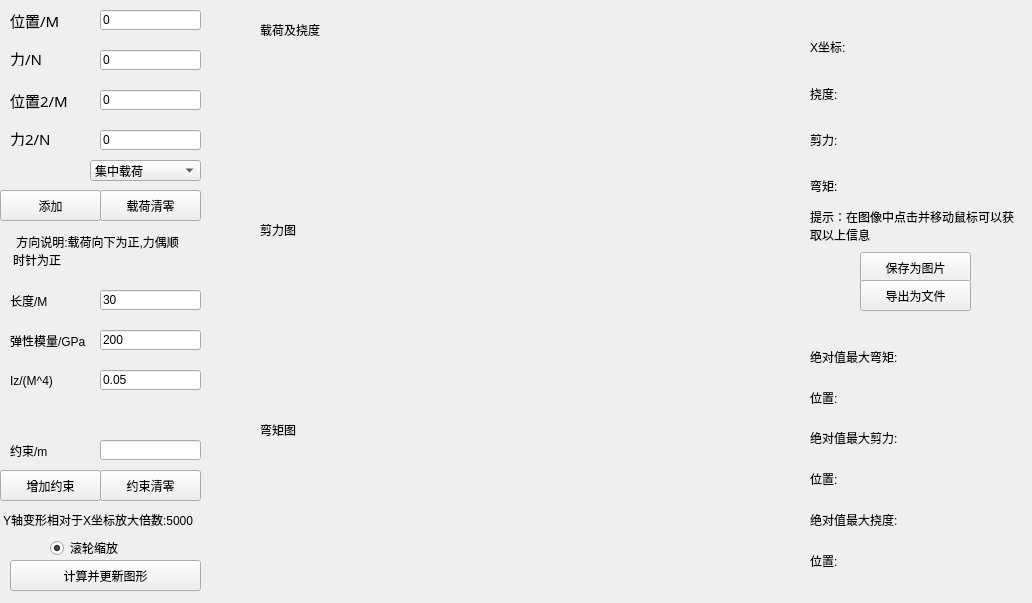
<?xml version="1.0" encoding="UTF-8"?>
<ui version="4.0">
 <class>Widget</class>
 <widget class="QWidget" name="Widget">
  <property name="geometry">
   <rect>
    <x>0</x>
    <y>0</y>
    <width>1032</width>
    <height>603</height>
   </rect>
  </property>
  <property name="windowTitle">
   <string>梁受力计算器</string>
  </property>
  <property name="windowIcon">
   <iconset>
    <normaloff>:/bridge1.ico</normaloff>:/bridge1.ico</iconset>
  </property>
  <property name="autoFillBackground">
   <bool>false</bool>
  </property>
  <widget class="QLineEdit" name="forceText">
   <property name="geometry">
    <rect>
     <x>100</x>
     <y>50</y>
     <width>101</width>
     <height>20</height>
    </rect>
   </property>
   <property name="text">
    <string>0</string>
   </property>
  </widget>
  <widget class="QLineEdit" name="posText">
   <property name="geometry">
    <rect>
     <x>100</x>
     <y>10</y>
     <width>101</width>
     <height>20</height>
    </rect>
   </property>
   <property name="text">
    <string>0</string>
   </property>
  </widget>
  <widget class="QLabel" name="label">
   <property name="geometry">
    <rect>
     <x>10</x>
     <y>50</y>
     <width>91</width>
     <height>16</height>
    </rect>
   </property>
   <property name="font">
    <font>
     <family>隶书</family>
     <pointsize>11</pointsize>
    </font>
   </property>
   <property name="text">
    <string>力/N</string>
   </property>
  </widget>
  <widget class="QLabel" name="label_2">
   <property name="geometry">
    <rect>
     <x>10</x>
     <y>10</y>
     <width>91</width>
     <height>21</height>
    </rect>
   </property>
   <property name="font">
    <font>
     <family>隶书</family>
     <pointsize>11</pointsize>
    </font>
   </property>
   <property name="text">
    <string>位置/M</string>
   </property>
  </widget>
  <widget class="QPushButton" name="pushButton_2">
   <property name="geometry">
    <rect>
     <x>0</x>
     <y>190</y>
     <width>101</width>
     <height>31</height>
    </rect>
   </property>
   <property name="text">
    <string>添加</string>
   </property>
  </widget>
  <widget class="QComboBox" name="comboBox">
   <property name="geometry">
    <rect>
     <x>90</x>
     <y>160</y>
     <width>111</width>
     <height>21</height>
    </rect>
   </property>
   <item>
    <property name="text">
     <string>集中载荷</string>
    </property>
   </item>
   <item>
    <property name="text">
     <string>集中力偶</string>
    </property>
   </item>
   <item>
    <property name="text">
     <string>均布载荷</string>
    </property>
   </item>
   <item>
    <property name="text">
     <string>线性载荷</string>
    </property>
   </item>
  </widget>
  <widget class="QLabel" name="label_4">
   <property name="geometry">
    <rect>
     <x>10</x>
     <y>290</y>
     <width>54</width>
     <height>21</height>
    </rect>
   </property>
   <property name="text">
    <string>长度/M</string>
   </property>
  </widget>
  <widget class="QLineEdit" name="lengthText">
   <property name="geometry">
    <rect>
     <x>100</x>
     <y>290</y>
     <width>101</width>
     <height>20</height>
    </rect>
   </property>
   <property name="text">
    <string>30</string>
   </property>
  </widget>
  <widget class="QLineEdit" name="ElaText">
   <property name="geometry">
    <rect>
     <x>100</x>
     <y>330</y>
     <width>101</width>
     <height>20</height>
    </rect>
   </property>
   <property name="text">
    <string>200</string>
   </property>
  </widget>
  <widget class="QLabel" name="label_5">
   <property name="geometry">
    <rect>
     <x>10</x>
     <y>330</y>
     <width>81</width>
     <height>21</height>
    </rect>
   </property>
   <property name="text">
    <string>弹性模量/GPa</string>
   </property>
  </widget>
  <widget class="QLabel" name="label_6">
   <property name="geometry">
    <rect>
     <x>10</x>
     <y>370</y>
     <width>54</width>
     <height>21</height>
    </rect>
   </property>
   <property name="text">
    <string>Iz/(M^4)</string>
   </property>
  </widget>
  <widget class="QLineEdit" name="IzText">
   <property name="geometry">
    <rect>
     <x>100</x>
     <y>370</y>
     <width>101</width>
     <height>20</height>
    </rect>
   </property>
   <property name="text">
    <string>0.05</string>
   </property>
  </widget>
  <widget class="QLabel" name="posLabel_2">
   <property name="geometry">
    <rect>
     <x>10</x>
     <y>90</y>
     <width>91</width>
     <height>21</height>
    </rect>
   </property>
   <property name="font">
    <font>
     <family>隶书</family>
     <pointsize>11</pointsize>
    </font>
   </property>
   <property name="text">
    <string>位置2/M</string>
   </property>
  </widget>
  <widget class="QLineEdit" name="posText_2">
   <property name="enabled">
    <bool>true</bool>
   </property>
   <property name="geometry">
    <rect>
     <x>100</x>
     <y>90</y>
     <width>101</width>
     <height>20</height>
    </rect>
   </property>
   <property name="text">
    <string>0</string>
   </property>
  </widget>
  <widget class="QLabel" name="forceLabel_2">
   <property name="geometry">
    <rect>
     <x>10</x>
     <y>130</y>
     <width>91</width>
     <height>16</height>
    </rect>
   </property>
   <property name="font">
    <font>
     <family>隶书</family>
     <pointsize>11</pointsize>
    </font>
   </property>
   <property name="text">
    <string>力2/N</string>
   </property>
  </widget>
  <widget class="QLineEdit" name="forceText_2">
   <property name="enabled">
    <bool>true</bool>
   </property>
   <property name="geometry">
    <rect>
     <x>100</x>
     <y>130</y>
     <width>101</width>
     <height>20</height>
    </rect>
   </property>
   <property name="text">
    <string>0</string>
   </property>
  </widget>
  <widget class="QPushButton" name="pushButton_3">
   <property name="geometry">
    <rect>
     <x>100</x>
     <y>190</y>
     <width>101</width>
     <height>31</height>
    </rect>
   </property>
   <property name="text">
    <string>载荷清零</string>
   </property>
  </widget>
  <widget class="QLabel" name="rResLabel">
   <property name="geometry">
    <rect>
     <x>10</x>
     <y>440</y>
     <width>81</width>
     <height>21</height>
    </rect>
   </property>
   <property name="text">
    <string>约束/m</string>
   </property>
  </widget>
  <widget class="QLineEdit" name="rResText">
   <property name="geometry">
    <rect>
     <x>100</x>
     <y>440</y>
     <width>101</width>
     <height>20</height>
    </rect>
   </property>
   <property name="text">
    <string/>
   </property>
  </widget>
  <widget class="QLabel" name="scaleLabel">
   <property name="geometry">
    <rect>
     <x>3</x>
     <y>510</y>
     <width>231</width>
     <height>20</height>
    </rect>
   </property>
   <property name="text">
    <string>Y轴变形相对于X坐标放大倍数:5000</string>
   </property>
  </widget>
  <widget class="QRadioButton" name="scaleOpt">
   <property name="geometry">
    <rect>
     <x>50</x>
     <y>540</y>
     <width>89</width>
     <height>16</height>
    </rect>
   </property>
   <property name="text">
    <string>滚轮缩放</string>
   </property>
   <property name="checked">
    <bool>true</bool>
   </property>
  </widget>
  <widget class="QPushButton" name="savePicButton">
   <property name="geometry">
    <rect>
     <x>860</x>
     <y>252</y>
     <width>111</width>
     <height>31</height>
    </rect>
   </property>
   <property name="text">
    <string>保存为图片</string>
   </property>
  </widget>
  <widget class="QPushButton" name="saveFileButton">
   <property name="geometry">
    <rect>
     <x>860</x>
     <y>280</y>
     <width>111</width>
     <height>31</height>
    </rect>
   </property>
   <property name="text">
    <string>导出为文件</string>
   </property>
  </widget>
  <widget class="QLabel" name="label_3">
   <property name="geometry">
    <rect>
     <x>260</x>
     <y>20</y>
     <width>81</width>
     <height>20</height>
    </rect>
   </property>
   <property name="text">
    <string>载荷及挠度</string>
   </property>
  </widget>
  <widget class="QLabel" name="label_7">
   <property name="geometry">
    <rect>
     <x>260</x>
     <y>220</y>
     <width>81</width>
     <height>20</height>
    </rect>
   </property>
   <property name="text">
    <string>剪力图</string>
   </property>
  </widget>
  <widget class="QLabel" name="label_8">
   <property name="geometry">
    <rect>
     <x>260</x>
     <y>420</y>
     <width>81</width>
     <height>20</height>
    </rect>
   </property>
   <property name="text">
    <string>弯矩图</string>
   </property>
  </widget>
  <widget class="QLabel" name="label_9">
   <property name="geometry">
    <rect>
     <x>13</x>
     <y>230</y>
     <width>181</width>
     <height>41</height>
    </rect>
   </property>
   <property name="text">
    <string> 方向说明:载荷向下为正,力偶顺 时针为正</string>
   </property>
   <property name="wordWrap">
    <bool>true</bool>
   </property>
  </widget>
  <widget class="QLabel" name="MLabel">
   <property name="geometry">
    <rect>
     <x>810</x>
     <y>166</y>
     <width>221</width>
     <height>40</height>
    </rect>
   </property>
   <property name="text">
    <string>弯矩:</string>
   </property>
  </widget>
  <widget class="QLabel" name="vLabel">
   <property name="geometry">
    <rect>
     <x>810</x>
     <y>73</y>
     <width>221</width>
     <height>41</height>
    </rect>
   </property>
   <property name="text">
    <string>挠度:</string>
   </property>
  </widget>
  <widget class="QLabel" name="XPosLabel">
   <property name="geometry">
    <rect>
     <x>810</x>
     <y>27</y>
     <width>221</width>
     <height>40</height>
    </rect>
   </property>
   <property name="text">
    <string>X坐标:</string>
   </property>
  </widget>
  <widget class="QLabel" name="FsyLabel">
   <property name="geometry">
    <rect>
     <x>810</x>
     <y>120</y>
     <width>221</width>
     <height>40</height>
    </rect>
   </property>
   <property name="text">
    <string>剪力:</string>
   </property>
  </widget>
  <widget class="QLabel" name="maxFsyPos">
   <property name="geometry">
    <rect>
     <x>810</x>
     <y>461</y>
     <width>221</width>
     <height>35</height>
    </rect>
   </property>
   <property name="text">
    <string>位置:</string>
   </property>
  </widget>
  <widget class="QLabel" name="MzMaxLabel">
   <property name="geometry">
    <rect>
     <x>810</x>
     <y>339</y>
     <width>221</width>
     <height>35</height>
    </rect>
   </property>
   <property name="text">
    <string>绝对值最大弯矩:</string>
   </property>
  </widget>
  <widget class="QLabel" name="maxBendingPos">
   <property name="geometry">
    <rect>
     <x>810</x>
     <y>543</y>
     <width>221</width>
     <height>35</height>
    </rect>
   </property>
   <property name="text">
    <string>位置:</string>
   </property>
  </widget>
  <widget class="QLabel" name="FsyMaxLabel">
   <property name="geometry">
    <rect>
     <x>810</x>
     <y>421</y>
     <width>221</width>
     <height>34</height>
    </rect>
   </property>
   <property name="text">
    <string>绝对值最大剪力:</string>
   </property>
  </widget>
  <widget class="QLabel" name="bendingMaxLabel">
   <property name="geometry">
    <rect>
     <x>810</x>
     <y>502</y>
     <width>221</width>
     <height>35</height>
    </rect>
   </property>
   <property name="text">
    <string>绝对值最大挠度:</string>
   </property>
  </widget>
  <widget class="QLabel" name="maxMzPos">
   <property name="geometry">
    <rect>
     <x>810</x>
     <y>380</y>
     <width>221</width>
     <height>35</height>
    </rect>
   </property>
   <property name="text">
    <string>位置:</string>
   </property>
  </widget>
  <widget class="QPushButton" name="addResButton">
   <property name="geometry">
    <rect>
     <x>0</x>
     <y>470</y>
     <width>101</width>
     <height>31</height>
    </rect>
   </property>
   <property name="text">
    <string>增加约束</string>
   </property>
  </widget>
  <widget class="QPushButton" name="calcButton">
   <property name="geometry">
    <rect>
     <x>10</x>
     <y>560</y>
     <width>191</width>
     <height>31</height>
    </rect>
   </property>
   <property name="text">
    <string>计算并更新图形</string>
   </property>
  </widget>
  <widget class="QPushButton" name="resClrButton">
   <property name="geometry">
    <rect>
     <x>100</x>
     <y>470</y>
     <width>101</width>
     <height>31</height>
    </rect>
   </property>
   <property name="text">
    <string>约束清零</string>
   </property>
  </widget>
  <widget class="QLabel" name="label_10">
   <property name="geometry">
    <rect>
     <x>810</x>
     <y>210</y>
     <width>211</width>
     <height>31</height>
    </rect>
   </property>
   <property name="text">
    <string>提示：在图像中点击并移动鼠标可以获取以上信息</string>
   </property>
   <property name="scaledContents">
    <bool>true</bool>
   </property>
   <property name="wordWrap">
    <bool>true</bool>
   </property>
  </widget>
 </widget>
 <layoutdefault spacing="6" margin="11"/>
 <tabstops>
  <tabstop>posText</tabstop>
  <tabstop>forceText</tabstop>
  <tabstop>posText_2</tabstop>
  <tabstop>forceText_2</tabstop>
  <tabstop>comboBox</tabstop>
  <tabstop>pushButton_2</tabstop>
  <tabstop>pushButton_3</tabstop>
  <tabstop>lengthText</tabstop>
  <tabstop>ElaText</tabstop>
  <tabstop>IzText</tabstop>
 </tabstops>
 <resources/>
 <connections/>
</ui>
